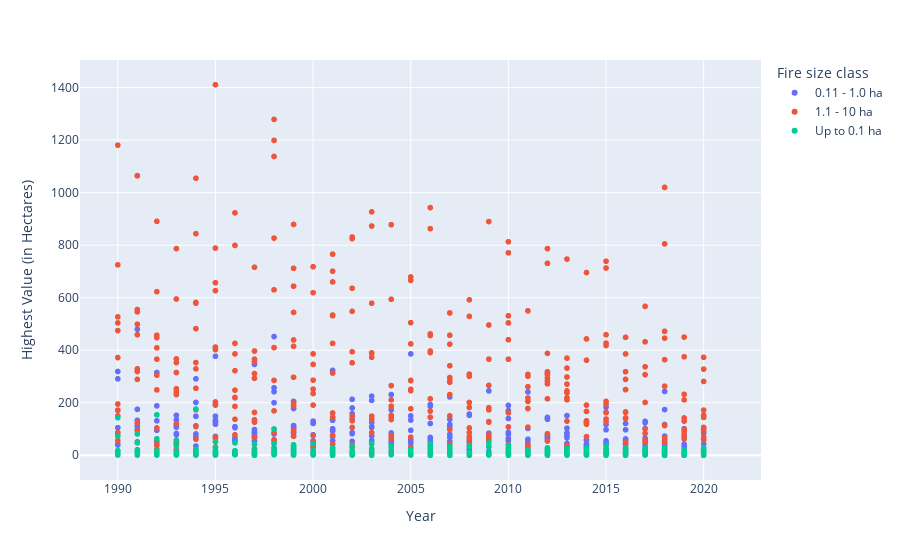
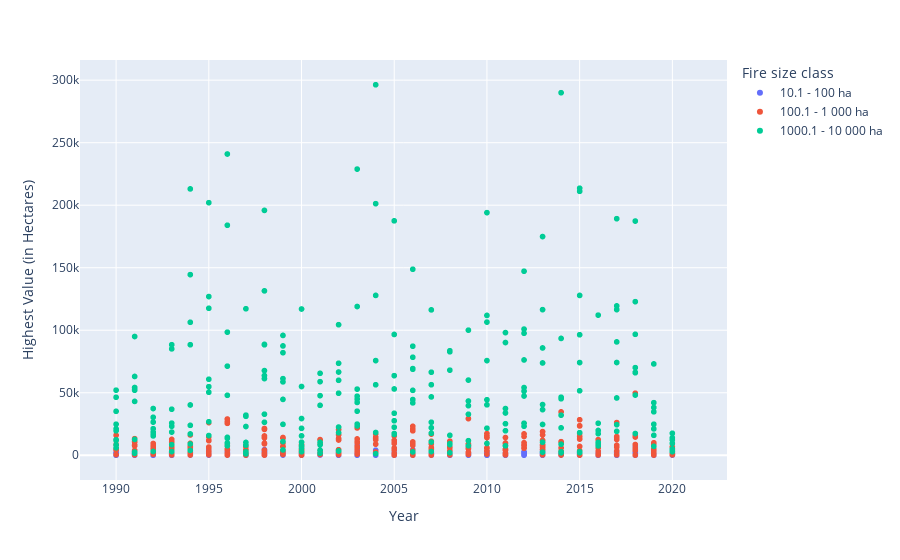
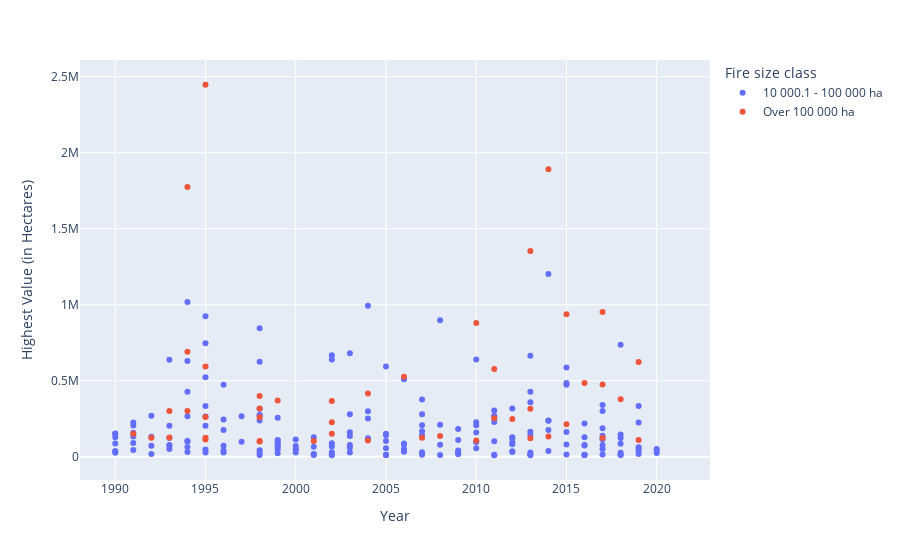

The notebook cell these images were saved under, in order:
### Code cell
for i in all_dataframes:
    all_figs = px.scatter(i, x='Year', y='MaxValue',
                    hover_data={'Year': True, 'Jurisdiction': True, 'Fire size class': True}, color='Fire size class')

    all_figs.update_layout(xaxis_title='Year', yaxis_title='Highest Value (in Hectares)').show()

### Figure 1 — Plotly figure (JSON) as saved in the notebook; plotly's stock layout.template omitted (floating-point values rounded to 4 significant figures; data arrays with more than 128 entries replaced by an {"elided": "..."} marker saying what was removed)
{"data": [{"customdata": {"elided": "384x2 str values"}, "hovertemplate": "Fire size class=%{customdata[1]}<br>Year=%{x}<br>MaxValue=%{y}<br>Jurisdiction=%{customdata[0]}<extra></extra>", "legendgroup": "0.11 - 1.0 ha", "marker": {"color": "#636efa", "symbol": "circle"}, "mode": "markers", "name": "0.11 - 1.0 ha", "showlegend": true, "type": "scattergl", "x": {"elided": "384 int values"}, "xaxis": "x", "y": {"elided": "384 int values"}, "yaxis": "y"}, {"customdata": {"elided": "384x2 str values"}, "hovertemplate": "Fire size class=%{customdata[1]}<br>Year=%{x}<br>MaxValue=%{y}<br>Jurisdiction=%{customdata[0]}<extra></extra>", "legendgroup": "1.1 - 10 ha", "marker": {"color": "#EF553B", "symbol": "circle"}, "mode": "markers", "name": "1.1 - 10 ha", "showlegend": true, "type": "scattergl", "x": {"elided": "384 int values"}, "xaxis": "x", "y": {"elided": "384 int values"}, "yaxis": "y"}, {"customdata": {"elided": "384x2 str values"}, "hovertemplate": "Fire size class=%{customdata[1]}<br>Year=%{x}<br>MaxValue=%{y}<br>Jurisdiction=%{customdata[0]}<extra></extra>", "legendgroup": "Up to 0.1 ha", "marker": {"color": "#00cc96", "symbol": "circle"}, "mode": "markers", "name": "Up to 0.1 ha", "showlegend": true, "type": "scattergl", "x": {"elided": "384 int values"}, "xaxis": "x", "y": {"elided": "384 int values"}, "yaxis": "y"}], "layout": {"legend": {"title": {"text": "Fire size class"}, "tracegroupgap": 0}, "margin": {"t": 60}, "xaxis": {"anchor": "y", "domain": [0, 1], "title": {"text": "Year"}}, "yaxis": {"anchor": "x", "domain": [0, 1], "title": {"text": "Highest Value (in Hectares)"}}}}

### Figure 2 — Plotly figure (JSON) as saved in the notebook; plotly's stock layout.template omitted (floating-point values rounded to 4 significant figures; data arrays with more than 128 entries replaced by an {"elided": "..."} marker saying what was removed)
{"data": [{"customdata": {"elided": "384x2 str values"}, "hovertemplate": "Fire size class=%{customdata[1]}<br>Year=%{x}<br>MaxValue=%{y}<br>Jurisdiction=%{customdata[0]}<extra></extra>", "legendgroup": "10.1 - 100 ha", "marker": {"color": "#636efa", "symbol": "circle"}, "mode": "markers", "name": "10.1 - 100 ha", "showlegend": true, "type": "scattergl", "x": {"elided": "384 int values"}, "xaxis": "x", "y": {"elided": "384 int values"}, "yaxis": "y"}, {"customdata": {"elided": "384x2 str values"}, "hovertemplate": "Fire size class=%{customdata[1]}<br>Year=%{x}<br>MaxValue=%{y}<br>Jurisdiction=%{customdata[0]}<extra></extra>", "legendgroup": "100.1 - 1 000 ha", "marker": {"color": "#EF553B", "symbol": "circle"}, "mode": "markers", "name": "100.1 - 1 000 ha", "showlegend": true, "type": "scattergl", "x": {"elided": "384 int values"}, "xaxis": "x", "y": {"elided": "384 int values"}, "yaxis": "y"}, {"customdata": {"elided": "384x2 str values"}, "hovertemplate": "Fire size class=%{customdata[1]}<br>Year=%{x}<br>MaxValue=%{y}<br>Jurisdiction=%{customdata[0]}<extra></extra>", "legendgroup": "1000.1 - 10 000 ha", "marker": {"color": "#00cc96", "symbol": "circle"}, "mode": "markers", "name": "1000.1 - 10 000 ha", "showlegend": true, "type": "scattergl", "x": {"elided": "384 int values"}, "xaxis": "x", "y": {"elided": "384 int values"}, "yaxis": "y"}], "layout": {"legend": {"title": {"text": "Fire size class"}, "tracegroupgap": 0}, "margin": {"t": 60}, "xaxis": {"anchor": "y", "domain": [0, 1], "title": {"text": "Year"}}, "yaxis": {"anchor": "x", "domain": [0, 1], "title": {"text": "Highest Value (in Hectares)"}}}}

### Figure 3 — Plotly figure (JSON) as saved in the notebook; plotly's stock layout.template omitted (floating-point values rounded to 4 significant figures; data arrays with more than 128 entries replaced by an {"elided": "..."} marker saying what was removed)
{"data": [{"customdata": {"elided": "320x2 str values"}, "hovertemplate": "Fire size class=%{customdata[1]}<br>Year=%{x}<br>MaxValue=%{y}<br>Jurisdiction=%{customdata[0]}<extra></extra>", "legendgroup": "10 000.1 - 100 000 ha", "marker": {"color": "#636efa", "symbol": "circle"}, "mode": "markers", "name": "10 000.1 - 100 000 ha", "orientation": "v", "showlegend": true, "type": "scatter", "x": {"elided": "320 int values"}, "xaxis": "x", "y": {"elided": "320 int values"}, "yaxis": "y"}, {"customdata": {"elided": "288x2 str values"}, "hovertemplate": "Fire size class=%{customdata[1]}<br>Year=%{x}<br>MaxValue=%{y}<br>Jurisdiction=%{customdata[0]}<extra></extra>", "legendgroup": "Over 100 000 ha", "marker": {"color": "#EF553B", "symbol": "circle"}, "mode": "markers", "name": "Over 100 000 ha", "orientation": "v", "showlegend": true, "type": "scatter", "x": {"elided": "288 int values"}, "xaxis": "x", "y": {"elided": "288 int values"}, "yaxis": "y"}], "layout": {"legend": {"title": {"text": "Fire size class"}, "tracegroupgap": 0}, "margin": {"t": 60}, "xaxis": {"anchor": "y", "domain": [0, 1], "title": {"text": "Year"}}, "yaxis": {"anchor": "x", "domain": [0, 1], "title": {"text": "Highest Value (in Hectares)"}}}}
